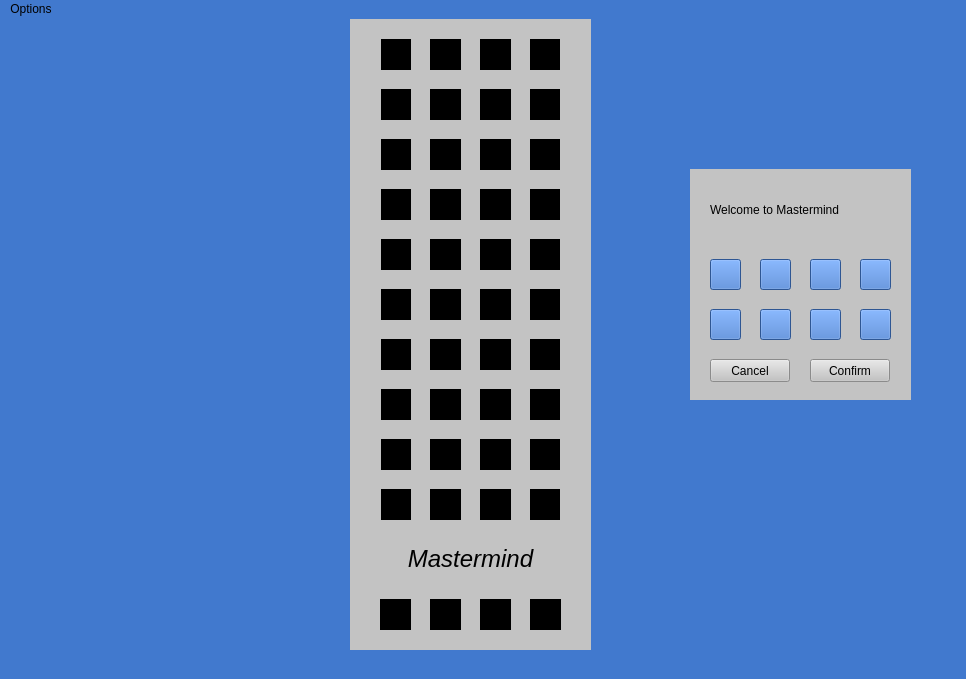
<?xml version="1.0" encoding="UTF-8"?>
<ui version="4.0">
 <class>MainWindow</class>
 <widget class="QMainWindow" name="MainWindow">
  <property name="geometry">
   <rect>
    <x>0</x>
    <y>0</y>
    <width>966</width>
    <height>679</height>
   </rect>
  </property>
  <property name="windowTitle">
   <string>MainWindow</string>
  </property>
  <property name="styleSheet">
   <string notr="true">background-color: rgb(65, 121, 206)</string>
  </property>
  <widget class="QWidget" name="centralwidget">
   <widget class="QLabel" name="square1_41">
    <property name="geometry">
     <rect>
      <x>380</x>
      <y>20</y>
      <width>31</width>
      <height>31</height>
     </rect>
    </property>
    <property name="styleSheet">
     <string notr="true">background-color: rgb(0, 0, 0)</string>
    </property>
    <property name="text">
     <string>&lt;html&gt;&lt;head/&gt;&lt;body&gt;&lt;p&gt;&lt;br/&gt;&lt;/p&gt;&lt;/body&gt;&lt;/html&gt;</string>
    </property>
   </widget>
   <widget class="QLabel" name="square1_42">
    <property name="geometry">
     <rect>
      <x>430</x>
      <y>20</y>
      <width>31</width>
      <height>31</height>
     </rect>
    </property>
    <property name="styleSheet">
     <string notr="true">background-color: rgb(0, 0, 0)</string>
    </property>
    <property name="text">
     <string>&lt;html&gt;&lt;head/&gt;&lt;body&gt;&lt;p&gt;&lt;br/&gt;&lt;/p&gt;&lt;/body&gt;&lt;/html&gt;</string>
    </property>
   </widget>
   <widget class="QLabel" name="square1_43">
    <property name="geometry">
     <rect>
      <x>480</x>
      <y>20</y>
      <width>31</width>
      <height>31</height>
     </rect>
    </property>
    <property name="styleSheet">
     <string notr="true">background-color: rgb(0, 0, 0)</string>
    </property>
    <property name="text">
     <string>&lt;html&gt;&lt;head/&gt;&lt;body&gt;&lt;p&gt;&lt;br/&gt;&lt;/p&gt;&lt;/body&gt;&lt;/html&gt;</string>
    </property>
   </widget>
   <widget class="QLabel" name="square1_44">
    <property name="geometry">
     <rect>
      <x>530</x>
      <y>20</y>
      <width>31</width>
      <height>31</height>
     </rect>
    </property>
    <property name="styleSheet">
     <string notr="true">background-color: rgb(0, 0, 0)</string>
    </property>
    <property name="text">
     <string>&lt;html&gt;&lt;head/&gt;&lt;body&gt;&lt;p&gt;&lt;br/&gt;&lt;/p&gt;&lt;/body&gt;&lt;/html&gt;</string>
    </property>
   </widget>
   <widget class="QLabel" name="square1_45">
    <property name="geometry">
     <rect>
      <x>380</x>
      <y>70</y>
      <width>31</width>
      <height>31</height>
     </rect>
    </property>
    <property name="styleSheet">
     <string notr="true">background-color: rgb(0, 0, 0)</string>
    </property>
    <property name="text">
     <string>&lt;html&gt;&lt;head/&gt;&lt;body&gt;&lt;p&gt;&lt;br/&gt;&lt;/p&gt;&lt;/body&gt;&lt;/html&gt;</string>
    </property>
   </widget>
   <widget class="QLabel" name="square1_46">
    <property name="geometry">
     <rect>
      <x>430</x>
      <y>70</y>
      <width>31</width>
      <height>31</height>
     </rect>
    </property>
    <property name="styleSheet">
     <string notr="true">background-color: rgb(0, 0, 0)</string>
    </property>
    <property name="text">
     <string>&lt;html&gt;&lt;head/&gt;&lt;body&gt;&lt;p&gt;&lt;br/&gt;&lt;/p&gt;&lt;/body&gt;&lt;/html&gt;</string>
    </property>
   </widget>
   <widget class="QLabel" name="square1_47">
    <property name="geometry">
     <rect>
      <x>480</x>
      <y>70</y>
      <width>31</width>
      <height>31</height>
     </rect>
    </property>
    <property name="styleSheet">
     <string notr="true">background-color: rgb(0, 0, 0)</string>
    </property>
    <property name="text">
     <string>&lt;html&gt;&lt;head/&gt;&lt;body&gt;&lt;p&gt;&lt;br/&gt;&lt;/p&gt;&lt;/body&gt;&lt;/html&gt;</string>
    </property>
   </widget>
   <widget class="QLabel" name="square1_48">
    <property name="geometry">
     <rect>
      <x>530</x>
      <y>70</y>
      <width>31</width>
      <height>31</height>
     </rect>
    </property>
    <property name="styleSheet">
     <string notr="true">background-color: rgb(0, 0, 0)</string>
    </property>
    <property name="text">
     <string>&lt;html&gt;&lt;head/&gt;&lt;body&gt;&lt;p&gt;&lt;br/&gt;&lt;/p&gt;&lt;/body&gt;&lt;/html&gt;</string>
    </property>
   </widget>
   <widget class="QLabel" name="square1_49">
    <property name="geometry">
     <rect>
      <x>380</x>
      <y>120</y>
      <width>31</width>
      <height>31</height>
     </rect>
    </property>
    <property name="styleSheet">
     <string notr="true">background-color: rgb(0, 0, 0)</string>
    </property>
    <property name="text">
     <string>&lt;html&gt;&lt;head/&gt;&lt;body&gt;&lt;p&gt;&lt;br/&gt;&lt;/p&gt;&lt;/body&gt;&lt;/html&gt;</string>
    </property>
   </widget>
   <widget class="QLabel" name="square1_50">
    <property name="geometry">
     <rect>
      <x>430</x>
      <y>120</y>
      <width>31</width>
      <height>31</height>
     </rect>
    </property>
    <property name="styleSheet">
     <string notr="true">background-color: rgb(0, 0, 0)</string>
    </property>
    <property name="text">
     <string>&lt;html&gt;&lt;head/&gt;&lt;body&gt;&lt;p&gt;&lt;br/&gt;&lt;/p&gt;&lt;/body&gt;&lt;/html&gt;</string>
    </property>
   </widget>
   <widget class="QLabel" name="square1_51">
    <property name="geometry">
     <rect>
      <x>480</x>
      <y>120</y>
      <width>31</width>
      <height>31</height>
     </rect>
    </property>
    <property name="styleSheet">
     <string notr="true">background-color: rgb(0, 0, 0)</string>
    </property>
    <property name="text">
     <string>&lt;html&gt;&lt;head/&gt;&lt;body&gt;&lt;p&gt;&lt;br/&gt;&lt;/p&gt;&lt;/body&gt;&lt;/html&gt;</string>
    </property>
   </widget>
   <widget class="QLabel" name="square1_52">
    <property name="geometry">
     <rect>
      <x>530</x>
      <y>120</y>
      <width>31</width>
      <height>31</height>
     </rect>
    </property>
    <property name="styleSheet">
     <string notr="true">background-color: rgb(0, 0, 0)</string>
    </property>
    <property name="text">
     <string>&lt;html&gt;&lt;head/&gt;&lt;body&gt;&lt;p&gt;&lt;br/&gt;&lt;/p&gt;&lt;/body&gt;&lt;/html&gt;</string>
    </property>
   </widget>
   <widget class="QLabel" name="square1_53">
    <property name="geometry">
     <rect>
      <x>380</x>
      <y>170</y>
      <width>31</width>
      <height>31</height>
     </rect>
    </property>
    <property name="styleSheet">
     <string notr="true">background-color: rgb(0, 0, 0)</string>
    </property>
    <property name="text">
     <string>&lt;html&gt;&lt;head/&gt;&lt;body&gt;&lt;p&gt;&lt;br/&gt;&lt;/p&gt;&lt;/body&gt;&lt;/html&gt;</string>
    </property>
   </widget>
   <widget class="QLabel" name="square1_54">
    <property name="geometry">
     <rect>
      <x>430</x>
      <y>170</y>
      <width>31</width>
      <height>31</height>
     </rect>
    </property>
    <property name="styleSheet">
     <string notr="true">background-color: rgb(0, 0, 0)</string>
    </property>
    <property name="text">
     <string>&lt;html&gt;&lt;head/&gt;&lt;body&gt;&lt;p&gt;&lt;br/&gt;&lt;/p&gt;&lt;/body&gt;&lt;/html&gt;</string>
    </property>
   </widget>
   <widget class="QLabel" name="square1_55">
    <property name="geometry">
     <rect>
      <x>480</x>
      <y>170</y>
      <width>31</width>
      <height>31</height>
     </rect>
    </property>
    <property name="styleSheet">
     <string notr="true">background-color: rgb(0, 0, 0)</string>
    </property>
    <property name="text">
     <string>&lt;html&gt;&lt;head/&gt;&lt;body&gt;&lt;p&gt;&lt;br/&gt;&lt;/p&gt;&lt;/body&gt;&lt;/html&gt;</string>
    </property>
   </widget>
   <widget class="QLabel" name="square1_56">
    <property name="geometry">
     <rect>
      <x>530</x>
      <y>170</y>
      <width>31</width>
      <height>31</height>
     </rect>
    </property>
    <property name="styleSheet">
     <string notr="true">background-color: rgb(0, 0, 0)</string>
    </property>
    <property name="text">
     <string>&lt;html&gt;&lt;head/&gt;&lt;body&gt;&lt;p&gt;&lt;br/&gt;&lt;/p&gt;&lt;/body&gt;&lt;/html&gt;</string>
    </property>
   </widget>
   <widget class="QLabel" name="square1_57">
    <property name="geometry">
     <rect>
      <x>380</x>
      <y>220</y>
      <width>31</width>
      <height>31</height>
     </rect>
    </property>
    <property name="styleSheet">
     <string notr="true">background-color: rgb(0, 0, 0)</string>
    </property>
    <property name="text">
     <string>&lt;html&gt;&lt;head/&gt;&lt;body&gt;&lt;p&gt;&lt;br/&gt;&lt;/p&gt;&lt;/body&gt;&lt;/html&gt;</string>
    </property>
   </widget>
   <widget class="QLabel" name="square1_58">
    <property name="geometry">
     <rect>
      <x>430</x>
      <y>220</y>
      <width>31</width>
      <height>31</height>
     </rect>
    </property>
    <property name="styleSheet">
     <string notr="true">background-color: rgb(0, 0, 0)</string>
    </property>
    <property name="text">
     <string>&lt;html&gt;&lt;head/&gt;&lt;body&gt;&lt;p&gt;&lt;br/&gt;&lt;/p&gt;&lt;/body&gt;&lt;/html&gt;</string>
    </property>
   </widget>
   <widget class="QLabel" name="square1_59">
    <property name="geometry">
     <rect>
      <x>480</x>
      <y>220</y>
      <width>31</width>
      <height>31</height>
     </rect>
    </property>
    <property name="styleSheet">
     <string notr="true">background-color: rgb(0, 0, 0)</string>
    </property>
    <property name="text">
     <string>&lt;html&gt;&lt;head/&gt;&lt;body&gt;&lt;p&gt;&lt;br/&gt;&lt;/p&gt;&lt;/body&gt;&lt;/html&gt;</string>
    </property>
   </widget>
   <widget class="QLabel" name="square1_60">
    <property name="geometry">
     <rect>
      <x>530</x>
      <y>220</y>
      <width>31</width>
      <height>31</height>
     </rect>
    </property>
    <property name="styleSheet">
     <string notr="true">background-color: rgb(0, 0, 0)</string>
    </property>
    <property name="text">
     <string>&lt;html&gt;&lt;head/&gt;&lt;body&gt;&lt;p&gt;&lt;br/&gt;&lt;/p&gt;&lt;/body&gt;&lt;/html&gt;</string>
    </property>
   </widget>
   <widget class="QLabel" name="square1_61">
    <property name="geometry">
     <rect>
      <x>380</x>
      <y>270</y>
      <width>31</width>
      <height>31</height>
     </rect>
    </property>
    <property name="styleSheet">
     <string notr="true">background-color: rgb(0, 0, 0)</string>
    </property>
    <property name="text">
     <string>&lt;html&gt;&lt;head/&gt;&lt;body&gt;&lt;p&gt;&lt;br/&gt;&lt;/p&gt;&lt;/body&gt;&lt;/html&gt;</string>
    </property>
   </widget>
   <widget class="QLabel" name="square1_62">
    <property name="geometry">
     <rect>
      <x>430</x>
      <y>270</y>
      <width>31</width>
      <height>31</height>
     </rect>
    </property>
    <property name="styleSheet">
     <string notr="true">background-color: rgb(0, 0, 0)</string>
    </property>
    <property name="text">
     <string>&lt;html&gt;&lt;head/&gt;&lt;body&gt;&lt;p&gt;&lt;br/&gt;&lt;/p&gt;&lt;/body&gt;&lt;/html&gt;</string>
    </property>
   </widget>
   <widget class="QLabel" name="square1_63">
    <property name="geometry">
     <rect>
      <x>480</x>
      <y>270</y>
      <width>31</width>
      <height>31</height>
     </rect>
    </property>
    <property name="styleSheet">
     <string notr="true">background-color: rgb(0, 0, 0)</string>
    </property>
    <property name="text">
     <string>&lt;html&gt;&lt;head/&gt;&lt;body&gt;&lt;p&gt;&lt;br/&gt;&lt;/p&gt;&lt;/body&gt;&lt;/html&gt;</string>
    </property>
   </widget>
   <widget class="QLabel" name="square1_64">
    <property name="geometry">
     <rect>
      <x>530</x>
      <y>270</y>
      <width>31</width>
      <height>31</height>
     </rect>
    </property>
    <property name="styleSheet">
     <string notr="true">background-color: rgb(0, 0, 0)</string>
    </property>
    <property name="text">
     <string>&lt;html&gt;&lt;head/&gt;&lt;body&gt;&lt;p&gt;&lt;br/&gt;&lt;/p&gt;&lt;/body&gt;&lt;/html&gt;</string>
    </property>
   </widget>
   <widget class="QLabel" name="square1_65">
    <property name="geometry">
     <rect>
      <x>380</x>
      <y>320</y>
      <width>31</width>
      <height>31</height>
     </rect>
    </property>
    <property name="styleSheet">
     <string notr="true">background-color: rgb(0, 0, 0)</string>
    </property>
    <property name="text">
     <string>&lt;html&gt;&lt;head/&gt;&lt;body&gt;&lt;p&gt;&lt;br/&gt;&lt;/p&gt;&lt;/body&gt;&lt;/html&gt;</string>
    </property>
   </widget>
   <widget class="QLabel" name="square1_66">
    <property name="geometry">
     <rect>
      <x>430</x>
      <y>320</y>
      <width>31</width>
      <height>31</height>
     </rect>
    </property>
    <property name="styleSheet">
     <string notr="true">background-color: rgb(0, 0, 0)</string>
    </property>
    <property name="text">
     <string>&lt;html&gt;&lt;head/&gt;&lt;body&gt;&lt;p&gt;&lt;br/&gt;&lt;/p&gt;&lt;/body&gt;&lt;/html&gt;</string>
    </property>
   </widget>
   <widget class="QLabel" name="square1_67">
    <property name="geometry">
     <rect>
      <x>480</x>
      <y>320</y>
      <width>31</width>
      <height>31</height>
     </rect>
    </property>
    <property name="styleSheet">
     <string notr="true">background-color: rgb(0, 0, 0)</string>
    </property>
    <property name="text">
     <string>&lt;html&gt;&lt;head/&gt;&lt;body&gt;&lt;p&gt;&lt;br/&gt;&lt;/p&gt;&lt;/body&gt;&lt;/html&gt;</string>
    </property>
   </widget>
   <widget class="QLabel" name="square1_68">
    <property name="geometry">
     <rect>
      <x>530</x>
      <y>320</y>
      <width>31</width>
      <height>31</height>
     </rect>
    </property>
    <property name="styleSheet">
     <string notr="true">background-color: rgb(0, 0, 0)</string>
    </property>
    <property name="text">
     <string>&lt;html&gt;&lt;head/&gt;&lt;body&gt;&lt;p&gt;&lt;br/&gt;&lt;/p&gt;&lt;/body&gt;&lt;/html&gt;</string>
    </property>
   </widget>
   <widget class="QLabel" name="square1_69">
    <property name="geometry">
     <rect>
      <x>380</x>
      <y>370</y>
      <width>31</width>
      <height>31</height>
     </rect>
    </property>
    <property name="styleSheet">
     <string notr="true">background-color: rgb(0, 0, 0)</string>
    </property>
    <property name="text">
     <string>&lt;html&gt;&lt;head/&gt;&lt;body&gt;&lt;p&gt;&lt;br/&gt;&lt;/p&gt;&lt;/body&gt;&lt;/html&gt;</string>
    </property>
   </widget>
   <widget class="QLabel" name="square1_70">
    <property name="geometry">
     <rect>
      <x>430</x>
      <y>370</y>
      <width>31</width>
      <height>31</height>
     </rect>
    </property>
    <property name="styleSheet">
     <string notr="true">background-color: rgb(0, 0, 0)</string>
    </property>
    <property name="text">
     <string>&lt;html&gt;&lt;head/&gt;&lt;body&gt;&lt;p&gt;&lt;br/&gt;&lt;/p&gt;&lt;/body&gt;&lt;/html&gt;</string>
    </property>
   </widget>
   <widget class="QLabel" name="square1_71">
    <property name="geometry">
     <rect>
      <x>480</x>
      <y>370</y>
      <width>31</width>
      <height>31</height>
     </rect>
    </property>
    <property name="styleSheet">
     <string notr="true">background-color: rgb(0, 0, 0)</string>
    </property>
    <property name="text">
     <string>&lt;html&gt;&lt;head/&gt;&lt;body&gt;&lt;p&gt;&lt;br/&gt;&lt;/p&gt;&lt;/body&gt;&lt;/html&gt;</string>
    </property>
   </widget>
   <widget class="QLabel" name="square1_72">
    <property name="geometry">
     <rect>
      <x>530</x>
      <y>370</y>
      <width>31</width>
      <height>31</height>
     </rect>
    </property>
    <property name="styleSheet">
     <string notr="true">background-color: rgb(0, 0, 0)</string>
    </property>
    <property name="text">
     <string>&lt;html&gt;&lt;head/&gt;&lt;body&gt;&lt;p&gt;&lt;br/&gt;&lt;/p&gt;&lt;/body&gt;&lt;/html&gt;</string>
    </property>
   </widget>
   <widget class="QLabel" name="square1_73">
    <property name="geometry">
     <rect>
      <x>380</x>
      <y>420</y>
      <width>31</width>
      <height>31</height>
     </rect>
    </property>
    <property name="styleSheet">
     <string notr="true">background-color: rgb(0, 0, 0)</string>
    </property>
    <property name="text">
     <string>&lt;html&gt;&lt;head/&gt;&lt;body&gt;&lt;p&gt;&lt;br/&gt;&lt;/p&gt;&lt;/body&gt;&lt;/html&gt;</string>
    </property>
   </widget>
   <widget class="QLabel" name="square1_74">
    <property name="geometry">
     <rect>
      <x>430</x>
      <y>420</y>
      <width>31</width>
      <height>31</height>
     </rect>
    </property>
    <property name="styleSheet">
     <string notr="true">background-color: rgb(0, 0, 0)</string>
    </property>
    <property name="text">
     <string>&lt;html&gt;&lt;head/&gt;&lt;body&gt;&lt;p&gt;&lt;br/&gt;&lt;/p&gt;&lt;/body&gt;&lt;/html&gt;</string>
    </property>
   </widget>
   <widget class="QLabel" name="square1_75">
    <property name="geometry">
     <rect>
      <x>480</x>
      <y>420</y>
      <width>31</width>
      <height>31</height>
     </rect>
    </property>
    <property name="styleSheet">
     <string notr="true">background-color: rgb(0, 0, 0)</string>
    </property>
    <property name="text">
     <string>&lt;html&gt;&lt;head/&gt;&lt;body&gt;&lt;p&gt;&lt;br/&gt;&lt;/p&gt;&lt;/body&gt;&lt;/html&gt;</string>
    </property>
   </widget>
   <widget class="QLabel" name="square1_76">
    <property name="geometry">
     <rect>
      <x>530</x>
      <y>420</y>
      <width>31</width>
      <height>31</height>
     </rect>
    </property>
    <property name="styleSheet">
     <string notr="true">background-color: rgb(0, 0, 0)</string>
    </property>
    <property name="text">
     <string>&lt;html&gt;&lt;head/&gt;&lt;body&gt;&lt;p&gt;&lt;br/&gt;&lt;/p&gt;&lt;/body&gt;&lt;/html&gt;</string>
    </property>
   </widget>
   <widget class="QLabel" name="square1_77">
    <property name="geometry">
     <rect>
      <x>380</x>
      <y>470</y>
      <width>31</width>
      <height>31</height>
     </rect>
    </property>
    <property name="styleSheet">
     <string notr="true">background-color: rgb(0, 0, 0)</string>
    </property>
    <property name="text">
     <string>&lt;html&gt;&lt;head/&gt;&lt;body&gt;&lt;p&gt;&lt;br/&gt;&lt;/p&gt;&lt;/body&gt;&lt;/html&gt;</string>
    </property>
   </widget>
   <widget class="QLabel" name="square1_78">
    <property name="geometry">
     <rect>
      <x>430</x>
      <y>470</y>
      <width>31</width>
      <height>31</height>
     </rect>
    </property>
    <property name="styleSheet">
     <string notr="true">background-color: rgb(0, 0, 0)</string>
    </property>
    <property name="text">
     <string>&lt;html&gt;&lt;head/&gt;&lt;body&gt;&lt;p&gt;&lt;br/&gt;&lt;/p&gt;&lt;/body&gt;&lt;/html&gt;</string>
    </property>
   </widget>
   <widget class="QLabel" name="square1_79">
    <property name="geometry">
     <rect>
      <x>480</x>
      <y>470</y>
      <width>31</width>
      <height>31</height>
     </rect>
    </property>
    <property name="styleSheet">
     <string notr="true">background-color: rgb(0, 0, 0)</string>
    </property>
    <property name="text">
     <string>&lt;html&gt;&lt;head/&gt;&lt;body&gt;&lt;p&gt;&lt;br/&gt;&lt;/p&gt;&lt;/body&gt;&lt;/html&gt;</string>
    </property>
   </widget>
   <widget class="QLabel" name="square1_80">
    <property name="geometry">
     <rect>
      <x>530</x>
      <y>470</y>
      <width>31</width>
      <height>31</height>
     </rect>
    </property>
    <property name="styleSheet">
     <string notr="true">background-color: rgb(0, 0, 0)</string>
    </property>
    <property name="text">
     <string>&lt;html&gt;&lt;head/&gt;&lt;body&gt;&lt;p&gt;&lt;br/&gt;&lt;/p&gt;&lt;/body&gt;&lt;/html&gt;</string>
    </property>
   </widget>
   <widget class="QLabel" name="codeSquare1">
    <property name="geometry">
     <rect>
      <x>380</x>
      <y>580</y>
      <width>31</width>
      <height>31</height>
     </rect>
    </property>
    <property name="styleSheet">
     <string notr="true">background-color: rgb(0, 0, 0)</string>
    </property>
    <property name="text">
     <string>&lt;html&gt;&lt;head/&gt;&lt;body&gt;&lt;p&gt;&lt;br/&gt;&lt;/p&gt;&lt;/body&gt;&lt;/html&gt;</string>
    </property>
   </widget>
   <widget class="QLabel" name="codeSquare2">
    <property name="geometry">
     <rect>
      <x>430</x>
      <y>580</y>
      <width>31</width>
      <height>31</height>
     </rect>
    </property>
    <property name="styleSheet">
     <string notr="true">background-color: rgb(0, 0, 0)</string>
    </property>
    <property name="text">
     <string>&lt;html&gt;&lt;head/&gt;&lt;body&gt;&lt;p&gt;&lt;br/&gt;&lt;/p&gt;&lt;/body&gt;&lt;/html&gt;</string>
    </property>
   </widget>
   <widget class="QLabel" name="codeSquare3">
    <property name="geometry">
     <rect>
      <x>480</x>
      <y>580</y>
      <width>31</width>
      <height>31</height>
     </rect>
    </property>
    <property name="styleSheet">
     <string notr="true">background-color: rgb(0, 0, 0)</string>
    </property>
    <property name="text">
     <string>&lt;html&gt;&lt;head/&gt;&lt;body&gt;&lt;p&gt;&lt;br/&gt;&lt;/p&gt;&lt;/body&gt;&lt;/html&gt;</string>
    </property>
   </widget>
   <widget class="QLabel" name="codeSquare4">
    <property name="geometry">
     <rect>
      <x>530</x>
      <y>580</y>
      <width>31</width>
      <height>31</height>
     </rect>
    </property>
    <property name="styleSheet">
     <string notr="true">background-color: rgb(0, 0, 0)</string>
    </property>
    <property name="text">
     <string>&lt;html&gt;&lt;head/&gt;&lt;body&gt;&lt;p&gt;&lt;br/&gt;&lt;/p&gt;&lt;/body&gt;&lt;/html&gt;</string>
    </property>
   </widget>
   <widget class="QLabel" name="gameName">
    <property name="geometry">
     <rect>
      <x>380</x>
      <y>520</y>
      <width>181</width>
      <height>41</height>
     </rect>
    </property>
    <property name="styleSheet">
     <string notr="true">background-color: rgb(195, 195, 195); 
font: italic 9pt &quot;URW Bookman L&quot;;</string>
    </property>
    <property name="text">
     <string>&lt;html&gt;&lt;head/&gt;&lt;body&gt;&lt;p align=&quot;center&quot;&gt;&lt;span style=&quot; font-size:18pt; font-style:italic;&quot;&gt;Mastermind&lt;/span&gt;&lt;/p&gt;&lt;/body&gt;&lt;/html&gt;</string>
    </property>
   </widget>
   <widget class="QPushButton" name="colorPicker1">
    <property name="geometry">
     <rect>
      <x>710</x>
      <y>240</y>
      <width>31</width>
      <height>31</height>
     </rect>
    </property>
    <property name="text">
     <string/>
    </property>
   </widget>
   <widget class="QPushButton" name="colorPicker2">
    <property name="geometry">
     <rect>
      <x>760</x>
      <y>240</y>
      <width>31</width>
      <height>31</height>
     </rect>
    </property>
    <property name="text">
     <string/>
    </property>
   </widget>
   <widget class="QPushButton" name="colorPicker3">
    <property name="geometry">
     <rect>
      <x>810</x>
      <y>240</y>
      <width>31</width>
      <height>31</height>
     </rect>
    </property>
    <property name="text">
     <string/>
    </property>
   </widget>
   <widget class="QPushButton" name="colorPicker4">
    <property name="geometry">
     <rect>
      <x>860</x>
      <y>240</y>
      <width>31</width>
      <height>31</height>
     </rect>
    </property>
    <property name="text">
     <string/>
    </property>
   </widget>
   <widget class="QPushButton" name="colorPicker5">
    <property name="geometry">
     <rect>
      <x>710</x>
      <y>290</y>
      <width>31</width>
      <height>31</height>
     </rect>
    </property>
    <property name="text">
     <string/>
    </property>
   </widget>
   <widget class="QPushButton" name="colorPicker6">
    <property name="geometry">
     <rect>
      <x>760</x>
      <y>290</y>
      <width>31</width>
      <height>31</height>
     </rect>
    </property>
    <property name="text">
     <string/>
    </property>
   </widget>
   <widget class="QPushButton" name="colorPicker7">
    <property name="geometry">
     <rect>
      <x>810</x>
      <y>290</y>
      <width>31</width>
      <height>31</height>
     </rect>
    </property>
    <property name="text">
     <string/>
    </property>
   </widget>
   <widget class="QPushButton" name="colorPicker8">
    <property name="geometry">
     <rect>
      <x>860</x>
      <y>290</y>
      <width>31</width>
      <height>31</height>
     </rect>
    </property>
    <property name="text">
     <string/>
    </property>
   </widget>
   <widget class="QLabel" name="announcementLabel">
    <property name="geometry">
     <rect>
      <x>710</x>
      <y>160</y>
      <width>181</width>
      <height>61</height>
     </rect>
    </property>
    <property name="styleSheet">
     <string notr="true">background-color: rgb(195, 195, 195); 
font: 10pt &quot;Sans Serif&quot;;
qproperty-alignment: AlignCenter;</string>
    </property>
    <property name="text">
     <string>Welcome to Mastermind </string>
    </property>
   </widget>
   <widget class="QPushButton" name="confirmButton">
    <property name="geometry">
     <rect>
      <x>810</x>
      <y>340</y>
      <width>80</width>
      <height>23</height>
     </rect>
    </property>
    <property name="styleSheet">
     <string notr="true">background-color: rgb(195, 195, 195); </string>
    </property>
    <property name="text">
     <string>Confirm</string>
    </property>
   </widget>
   <widget class="QPushButton" name="canceButton">
    <property name="geometry">
     <rect>
      <x>710</x>
      <y>340</y>
      <width>80</width>
      <height>23</height>
     </rect>
    </property>
    <property name="styleSheet">
     <string notr="true">background-color: rgb(195, 195, 195); </string>
    </property>
    <property name="text">
     <string>Cancel</string>
    </property>
   </widget>
   <widget class="QLabel" name="gpgcLabel_1">
    <property name="geometry">
     <rect>
      <x>350</x>
      <y>20</y>
      <width>31</width>
      <height>31</height>
     </rect>
    </property>
    <property name="styleSheet">
     <string notr="true">color: red;
qproperty-alignment: AlignCenter;
background-color: rgb(195, 195, 195);</string>
    </property>
    <property name="text">
     <string/>
    </property>
   </widget>
   <widget class="QLabel" name="gpgcLabel_2">
    <property name="geometry">
     <rect>
      <x>350</x>
      <y>70</y>
      <width>31</width>
      <height>31</height>
     </rect>
    </property>
    <property name="styleSheet">
     <string notr="true">color: red; qproperty-alignment: AlignCenter;background-color: rgb(195, 195, 195)</string>
    </property>
    <property name="text">
     <string/>
    </property>
   </widget>
   <widget class="QLabel" name="gpgcLabel_3">
    <property name="geometry">
     <rect>
      <x>350</x>
      <y>120</y>
      <width>31</width>
      <height>31</height>
     </rect>
    </property>
    <property name="styleSheet">
     <string notr="true">background-color: rgb(195, 195, 195);color: red; qproperty-alignment: AlignCenter;</string>
    </property>
    <property name="text">
     <string/>
    </property>
   </widget>
   <widget class="QLabel" name="gpgcLabel_4">
    <property name="geometry">
     <rect>
      <x>350</x>
      <y>170</y>
      <width>31</width>
      <height>31</height>
     </rect>
    </property>
    <property name="styleSheet">
     <string notr="true">background-color: rgb(195, 195, 195); color: red; qproperty-alignment: AlignCenter;</string>
    </property>
    <property name="text">
     <string/>
    </property>
   </widget>
   <widget class="QLabel" name="gpgcLabel_5">
    <property name="geometry">
     <rect>
      <x>350</x>
      <y>220</y>
      <width>31</width>
      <height>31</height>
     </rect>
    </property>
    <property name="styleSheet">
     <string notr="true">background-color: rgb(195, 195, 195); color: red; qproperty-alignment: AlignCenter;</string>
    </property>
    <property name="text">
     <string/>
    </property>
   </widget>
   <widget class="QLabel" name="gpgcLabel_6">
    <property name="geometry">
     <rect>
      <x>350</x>
      <y>270</y>
      <width>31</width>
      <height>31</height>
     </rect>
    </property>
    <property name="styleSheet">
     <string notr="true">background-color: rgb(195, 195, 195); color: red; qproperty-alignment: AlignCenter;</string>
    </property>
    <property name="text">
     <string/>
    </property>
   </widget>
   <widget class="QLabel" name="gpgcLabel_7">
    <property name="geometry">
     <rect>
      <x>350</x>
      <y>320</y>
      <width>31</width>
      <height>31</height>
     </rect>
    </property>
    <property name="styleSheet">
     <string notr="true">background-color: rgb(195, 195, 195); 
color: red; qproperty-alignment: AlignCenter;</string>
    </property>
    <property name="text">
     <string/>
    </property>
   </widget>
   <widget class="QLabel" name="gpgcLabel_8">
    <property name="geometry">
     <rect>
      <x>350</x>
      <y>370</y>
      <width>31</width>
      <height>31</height>
     </rect>
    </property>
    <property name="styleSheet">
     <string notr="true">background-color: rgb(195, 195, 195); color: red; qproperty-alignment: AlignCenter;</string>
    </property>
    <property name="text">
     <string/>
    </property>
   </widget>
   <widget class="QLabel" name="gpgcLabel_9">
    <property name="geometry">
     <rect>
      <x>350</x>
      <y>420</y>
      <width>31</width>
      <height>31</height>
     </rect>
    </property>
    <property name="styleSheet">
     <string notr="true">background-color: rgb(195, 195, 195); color: red; qproperty-alignment: AlignCenter;</string>
    </property>
    <property name="text">
     <string/>
    </property>
   </widget>
   <widget class="QLabel" name="gpgcLabel_10">
    <property name="geometry">
     <rect>
      <x>350</x>
      <y>470</y>
      <width>31</width>
      <height>31</height>
     </rect>
    </property>
    <property name="styleSheet">
     <string notr="true">background-color: rgb(195, 195, 195); color: red; qproperty-alignment: AlignCenter;</string>
    </property>
    <property name="text">
     <string/>
    </property>
   </widget>
   <widget class="QLabel" name="gcLabel_1">
    <property name="geometry">
     <rect>
      <x>560</x>
      <y>20</y>
      <width>31</width>
      <height>31</height>
     </rect>
    </property>
    <property name="styleSheet">
     <string notr="true">background-color: rgb(195, 195, 195); color: blue; qproperty-alignment: AlignCenter;</string>
    </property>
    <property name="text">
     <string/>
    </property>
   </widget>
   <widget class="QLabel" name="gcLabel_2">
    <property name="geometry">
     <rect>
      <x>560</x>
      <y>70</y>
      <width>31</width>
      <height>31</height>
     </rect>
    </property>
    <property name="styleSheet">
     <string notr="true">background-color: rgb(195, 195, 195); color: blue; qproperty-alignment: AlignCenter;</string>
    </property>
    <property name="text">
     <string/>
    </property>
   </widget>
   <widget class="QLabel" name="gcLabel_3">
    <property name="geometry">
     <rect>
      <x>560</x>
      <y>120</y>
      <width>31</width>
      <height>31</height>
     </rect>
    </property>
    <property name="styleSheet">
     <string notr="true">background-color: rgb(195, 195, 195); color: blue; qproperty-alignment: AlignCenter;</string>
    </property>
    <property name="text">
     <string/>
    </property>
   </widget>
   <widget class="QLabel" name="gcLabel_4">
    <property name="geometry">
     <rect>
      <x>560</x>
      <y>170</y>
      <width>31</width>
      <height>31</height>
     </rect>
    </property>
    <property name="styleSheet">
     <string notr="true">background-color: rgb(195, 195, 195); color: blue; qproperty-alignment: AlignCenter;</string>
    </property>
    <property name="text">
     <string/>
    </property>
   </widget>
   <widget class="QLabel" name="gcLabel_5">
    <property name="geometry">
     <rect>
      <x>560</x>
      <y>220</y>
      <width>31</width>
      <height>31</height>
     </rect>
    </property>
    <property name="styleSheet">
     <string notr="true">background-color: rgb(195, 195, 195); color: blue; qproperty-alignment: AlignCenter;</string>
    </property>
    <property name="text">
     <string/>
    </property>
   </widget>
   <widget class="QLabel" name="gcLabel_6">
    <property name="geometry">
     <rect>
      <x>560</x>
      <y>270</y>
      <width>31</width>
      <height>31</height>
     </rect>
    </property>
    <property name="styleSheet">
     <string notr="true">background-color: rgb(195, 195, 195); color: blue; qproperty-alignment: AlignCenter;</string>
    </property>
    <property name="text">
     <string/>
    </property>
   </widget>
   <widget class="QLabel" name="gcLabel_7">
    <property name="geometry">
     <rect>
      <x>560</x>
      <y>320</y>
      <width>31</width>
      <height>31</height>
     </rect>
    </property>
    <property name="styleSheet">
     <string notr="true">background-color: rgb(195, 195, 195); color: blue; qproperty-alignment: AlignCenter;</string>
    </property>
    <property name="text">
     <string/>
    </property>
   </widget>
   <widget class="QLabel" name="gcLabel_8">
    <property name="geometry">
     <rect>
      <x>560</x>
      <y>370</y>
      <width>31</width>
      <height>31</height>
     </rect>
    </property>
    <property name="styleSheet">
     <string notr="true">background-color: rgb(195, 195, 195); color: blue; qproperty-alignment: AlignCenter;</string>
    </property>
    <property name="text">
     <string/>
    </property>
   </widget>
   <widget class="QLabel" name="gcLabel_9">
    <property name="geometry">
     <rect>
      <x>560</x>
      <y>420</y>
      <width>31</width>
      <height>31</height>
     </rect>
    </property>
    <property name="styleSheet">
     <string notr="true">background-color: rgb(195, 195, 195); 
color: blue; qproperty-alignment: AlignCenter;</string>
    </property>
    <property name="text">
     <string/>
    </property>
   </widget>
   <widget class="QLabel" name="gcLabel_10">
    <property name="geometry">
     <rect>
      <x>560</x>
      <y>470</y>
      <width>31</width>
      <height>31</height>
     </rect>
    </property>
    <property name="styleSheet">
     <string notr="true">background-color: rgb(195, 195, 195); color: blue; qproperty-alignment: AlignCenter;</string>
    </property>
    <property name="text">
     <string/>
    </property>
   </widget>
   <widget class="QLabel" name="label">
    <property name="geometry">
     <rect>
      <x>350</x>
      <y>-10</y>
      <width>241</width>
      <height>641</height>
     </rect>
    </property>
    <property name="styleSheet">
     <string notr="true">background-color: rgb(195, 195, 195)</string>
    </property>
    <property name="text">
     <string/>
    </property>
   </widget>
   <widget class="QLabel" name="label_2">
    <property name="geometry">
     <rect>
      <x>690</x>
      <y>150</y>
      <width>221</width>
      <height>231</height>
     </rect>
    </property>
    <property name="styleSheet">
     <string notr="true">background-color: rgb(195, 195, 195)</string>
    </property>
    <property name="text">
     <string/>
    </property>
   </widget>
   <zorder>label_2</zorder>
   <zorder>label</zorder>
   <zorder>square1_41</zorder>
   <zorder>square1_42</zorder>
   <zorder>square1_43</zorder>
   <zorder>square1_44</zorder>
   <zorder>square1_45</zorder>
   <zorder>square1_46</zorder>
   <zorder>square1_47</zorder>
   <zorder>square1_48</zorder>
   <zorder>square1_49</zorder>
   <zorder>square1_50</zorder>
   <zorder>square1_51</zorder>
   <zorder>square1_52</zorder>
   <zorder>square1_53</zorder>
   <zorder>square1_54</zorder>
   <zorder>square1_55</zorder>
   <zorder>square1_56</zorder>
   <zorder>square1_57</zorder>
   <zorder>square1_58</zorder>
   <zorder>square1_59</zorder>
   <zorder>square1_60</zorder>
   <zorder>square1_61</zorder>
   <zorder>square1_62</zorder>
   <zorder>square1_63</zorder>
   <zorder>square1_64</zorder>
   <zorder>square1_65</zorder>
   <zorder>square1_66</zorder>
   <zorder>square1_67</zorder>
   <zorder>square1_68</zorder>
   <zorder>square1_69</zorder>
   <zorder>square1_70</zorder>
   <zorder>square1_71</zorder>
   <zorder>square1_72</zorder>
   <zorder>square1_73</zorder>
   <zorder>square1_74</zorder>
   <zorder>square1_75</zorder>
   <zorder>square1_76</zorder>
   <zorder>square1_77</zorder>
   <zorder>square1_78</zorder>
   <zorder>square1_79</zorder>
   <zorder>square1_80</zorder>
   <zorder>codeSquare1</zorder>
   <zorder>codeSquare2</zorder>
   <zorder>codeSquare3</zorder>
   <zorder>codeSquare4</zorder>
   <zorder>gameName</zorder>
   <zorder>colorPicker1</zorder>
   <zorder>colorPicker2</zorder>
   <zorder>colorPicker3</zorder>
   <zorder>colorPicker4</zorder>
   <zorder>colorPicker5</zorder>
   <zorder>colorPicker6</zorder>
   <zorder>colorPicker7</zorder>
   <zorder>colorPicker8</zorder>
   <zorder>announcementLabel</zorder>
   <zorder>confirmButton</zorder>
   <zorder>canceButton</zorder>
   <zorder>gpgcLabel_1</zorder>
   <zorder>gpgcLabel_2</zorder>
   <zorder>gpgcLabel_3</zorder>
   <zorder>gpgcLabel_4</zorder>
   <zorder>gpgcLabel_5</zorder>
   <zorder>gpgcLabel_6</zorder>
   <zorder>gpgcLabel_7</zorder>
   <zorder>gpgcLabel_8</zorder>
   <zorder>gpgcLabel_9</zorder>
   <zorder>gpgcLabel_10</zorder>
   <zorder>gcLabel_1</zorder>
   <zorder>gcLabel_2</zorder>
   <zorder>gcLabel_3</zorder>
   <zorder>gcLabel_4</zorder>
   <zorder>gcLabel_5</zorder>
   <zorder>gcLabel_6</zorder>
   <zorder>gcLabel_7</zorder>
   <zorder>gcLabel_8</zorder>
   <zorder>gcLabel_9</zorder>
   <zorder>gcLabel_10</zorder>
  </widget>
  <widget class="QMenuBar" name="menubar">
   <property name="geometry">
    <rect>
     <x>0</x>
     <y>0</y>
     <width>966</width>
     <height>20</height>
    </rect>
   </property>
   <widget class="QMenu" name="menuOptions">
    <property name="title">
     <string>Options</string>
    </property>
    <addaction name="actionNew_Game"/>
    <addaction name="actionDark_Mode"/>
   </widget>
   <addaction name="menuOptions"/>
  </widget>
  <widget class="QStatusBar" name="statusbar"/>
  <action name="actionNew_Game">
   <property name="text">
    <string>New Game</string>
   </property>
   <property name="shortcut">
    <string>Ctrl+N</string>
   </property>
  </action>
  <action name="actionDark_Mode">
   <property name="checkable">
    <bool>true</bool>
   </property>
   <property name="text">
    <string>Dark Mode</string>
   </property>
   <property name="shortcut">
    <string>Ctrl+D</string>
   </property>
  </action>
 </widget>
 <resources/>
 <connections/>
</ui>
